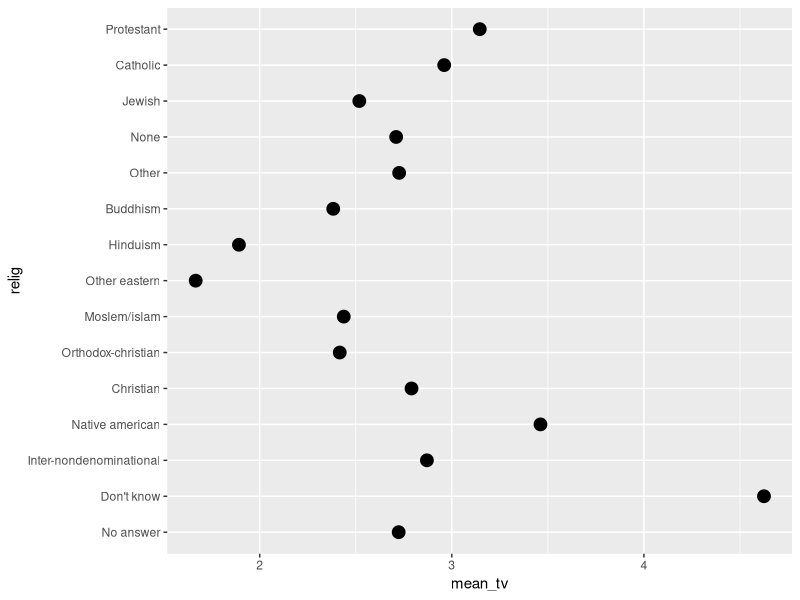
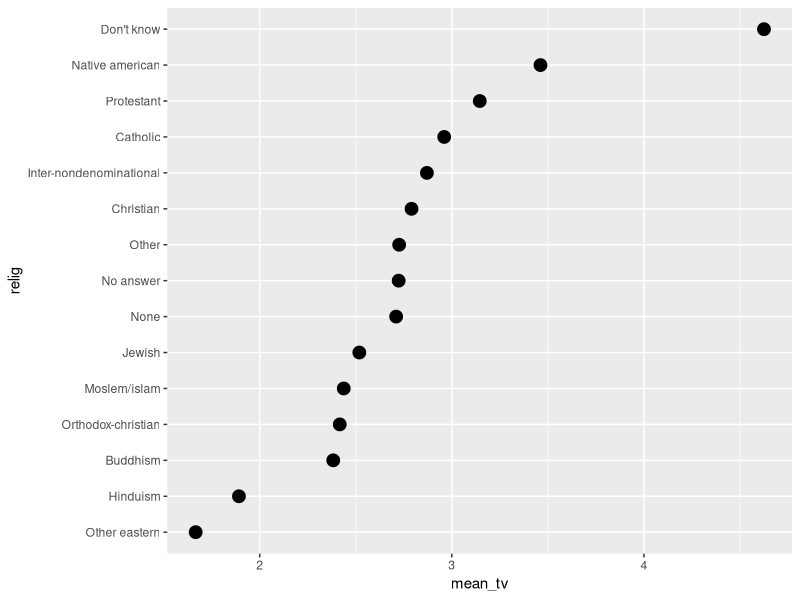
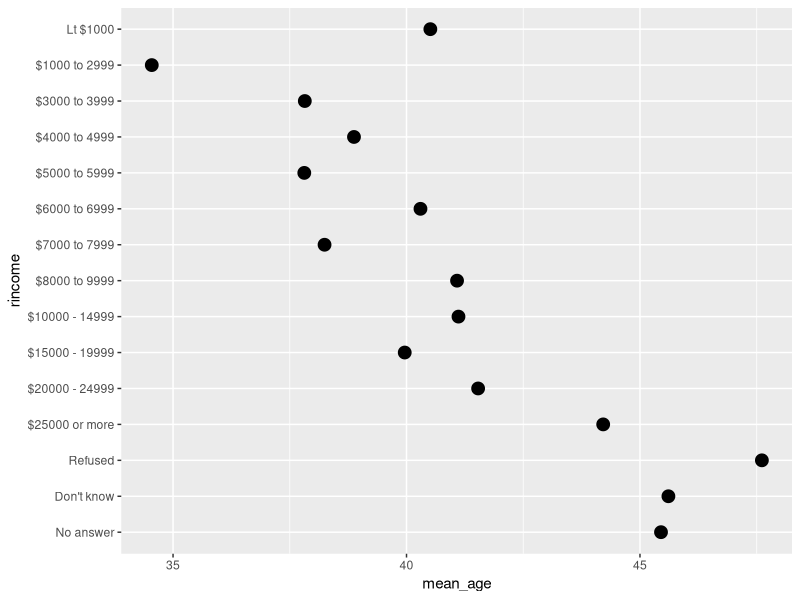
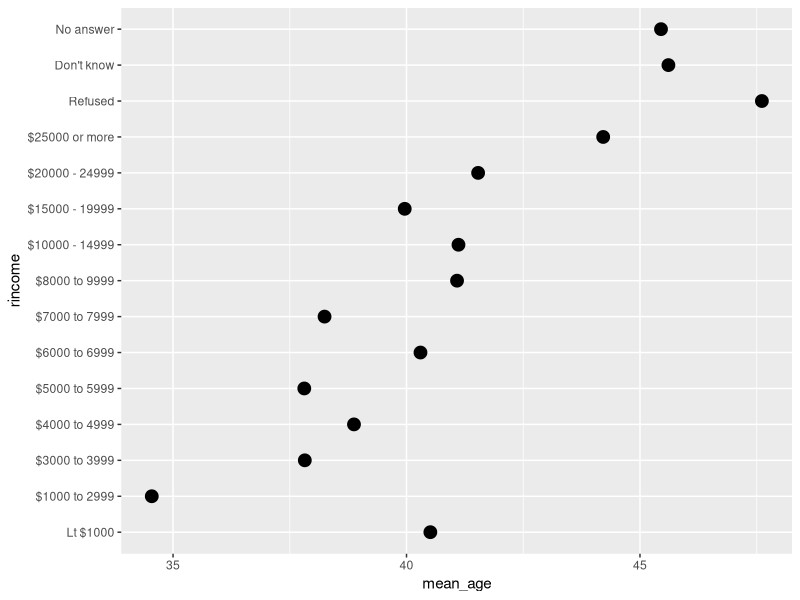
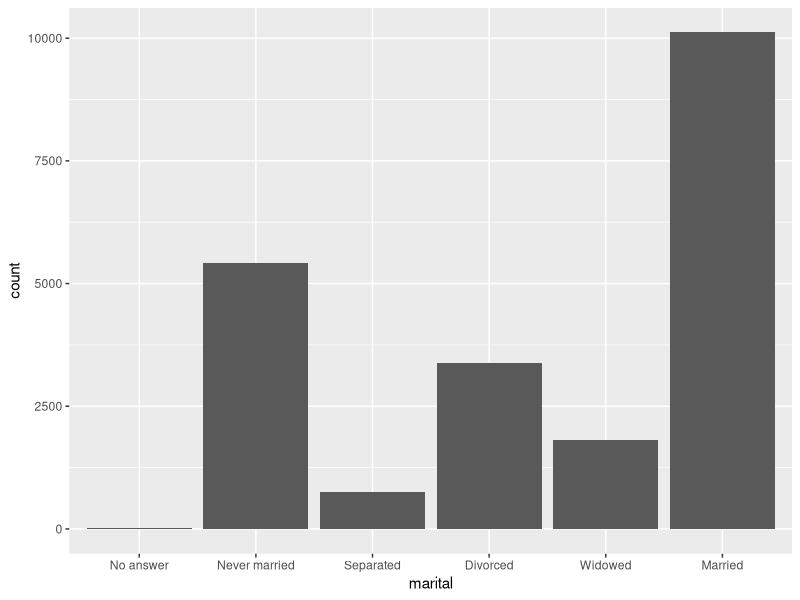
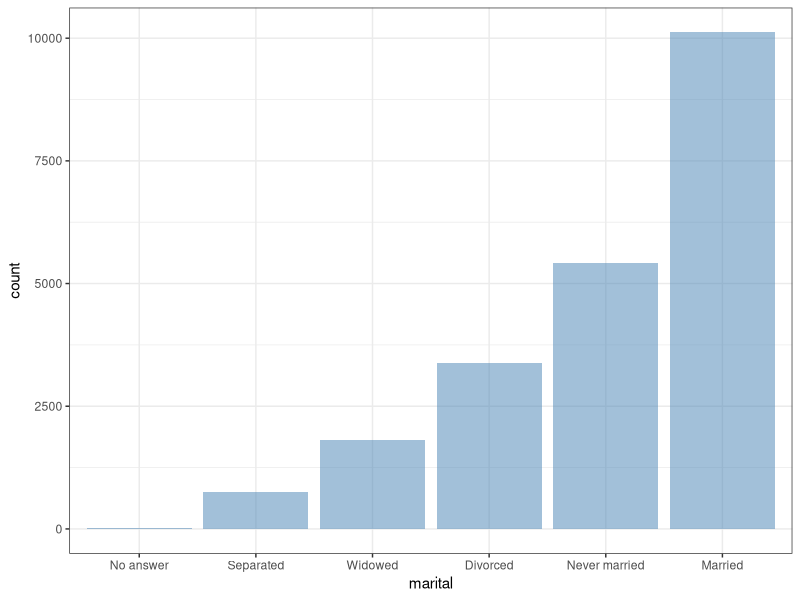
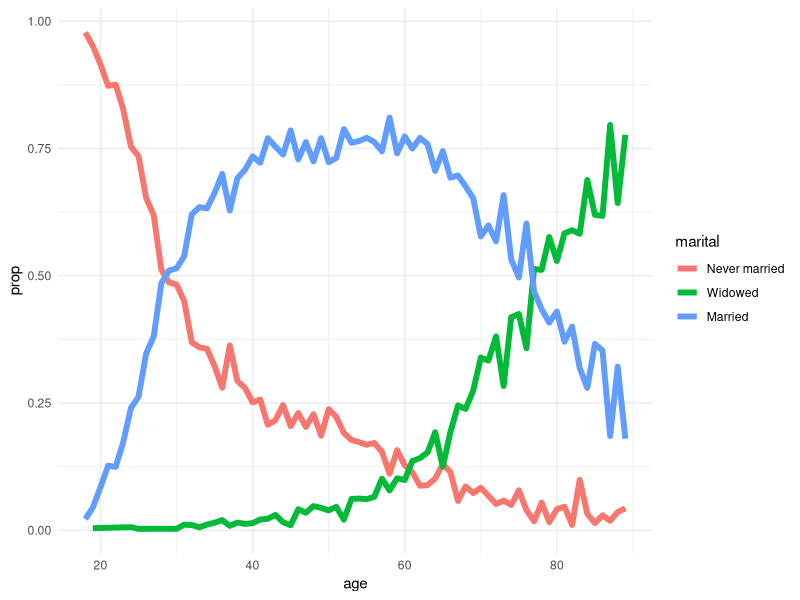
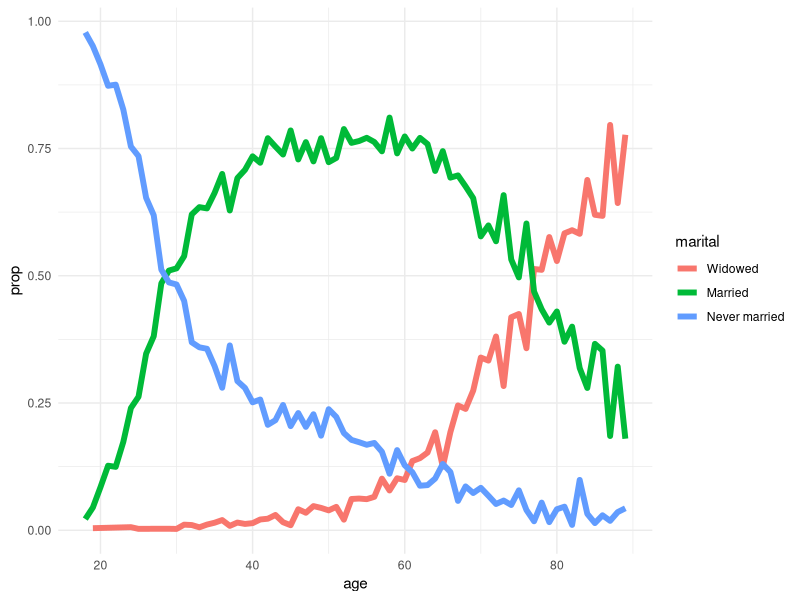

Recreate these plots in R, in order.
library(tidyverse)
library(forcats)
library(patchwork)
View(gss_cat)
unique(gss_cat$race)
gss_cat %>% 
  pull(race) %>% 
  unique()
count(gss_cat,race,sort=T)
gss_cat %>% 
  count(race)
gss_cat %>% 
  select(race) %>% 
  table()


gss_cat %>% 
  mutate(race=fct_drop(race)) %>% 
  pull(race) %>% 
  levels()

library(tidyverse)
library(forcats)
library(patchwork)
gss_cat %>% 
  drop_na(tvhours) %>% 
  group_by(relig) %>% 
  summarise(mean_tv=mean(tvhours)) %>% 
  ggplot(aes(mean_tv,relig))+
  geom_point(size=4)




library(tidyverse)
library(forcats)
library(patchwork)
gss_cat %>% 
  drop_na(tvhours) %>% 
  group_by(relig) %>% 
  summarise(mean_tv=mean(tvhours)) %>% 
  mutate(relig=fct_reorder(relig,mean_tv)) %>% 
  ggplot(aes(mean_tv,relig))+
  geom_point(size=4)





gss_cat %>% 
  drop_na(age) %>%
  filter(rincome!="Not applicable") %>% 
  group_by(rincome) %>% 
  summarise(mean_age=mean(age)) %>% 
  ggplot(aes(mean_age,rincome))+
  geom_point(size=4)


gss_cat %>% 
  drop_na(age) %>%
  filter(rincome!="Not applicable") %>% 
  group_by(rincome) %>% 
  summarise(mean_age=mean(age)) %>% 
  mutate(rincome=fct_rev(rincome)) %>% 
  ggplot(aes(mean_age,rincome))+
  geom_point(size=4)

gss_cat %>% 
  count(marital)
gss_cat %>% 
  ggplot(aes(marital)) +
  geom_bar()
gss_cat %>% 
  mutate(marital=fct_infreq(marital)) %>% 
  mutate(marital=fct_rev(marital)) %>% 
  count(marital)


gss_cat %>% 
  mutate(marital=fct_infreq(marital)) %>% 
  mutate(marital=fct_rev(marital)) %>% 
  ggplot(aes(marital))+
  geom_bar(fill="steelblue",alpha=0.5)+
  theme_bw()

gss_cat %>% 
  mutate(relig=fct_lump(relig,n=2)) %>% 
  count(relig)


gss_cat %>% 
  filter(!is.na(age)) %>% 
  filter(marital%in% c("Never married","Married","Widowed")) %>% 
  count(age,marital) %>% 
  group_by(age) %>% 
  mutate(prop=n/ sum(n)) %>% 
  ggplot(aes(age,prop,colour = marital))+
  geom_line(size=2,na.rm = TRUE)+
  theme_minimal()

gss_cat %>% 
  filter(!is.na(age)) %>% 
  filter(marital%in% c("Never married","Married","Widowed")) %>% 
  count(age,marital) %>% 
  group_by(age) %>% 
  mutate(prop=n/ sum(n)) %>% 
  mutate(marital=fct_reorder2(marital,age,prop)) %>% 
  mutate(marital=fct_rev(marital)) %>% 
  ggplot(aes(age,prop,colour = marital))+
  geom_line(size=2,na.rm = TRUE)+
  theme_minimal()
  